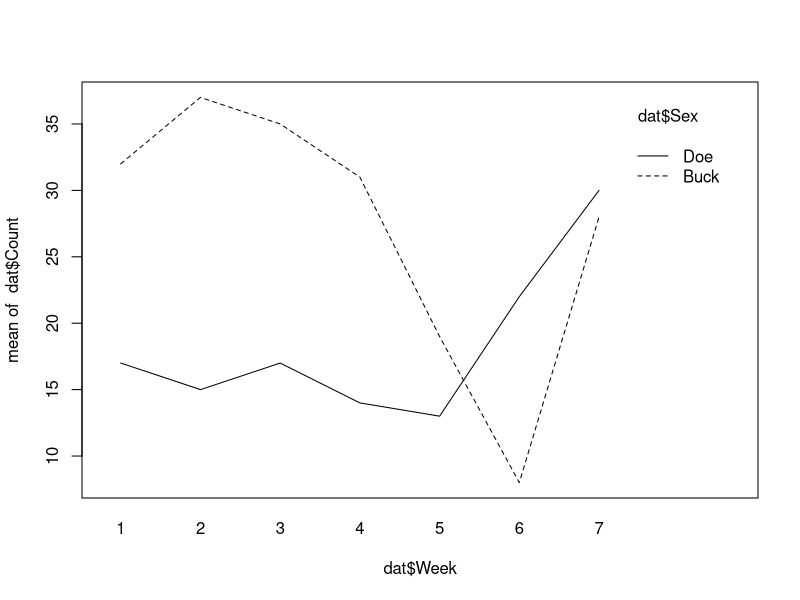

Recreate this plot in R. (Note: this script raises an error after producing the figure.)
## ---- chunk 1
knitr::opts_chunk$set(echo = TRUE)
## ---- chunk 2

Week <- c(1:7,1:7)
Count <- c(32,37,35,31,19,8,28,17,15,17,14,13,22,30)
Sex <- c(rep("Buck",7),rep("Doe",7))

dat <- data.frame(Week, Count, Sex)




## ---- chunk 3
interaction.plot(dat$Week, dat$Count, trace.factor = dat$Sex)


## ---- chunk 4


plot.multiple.lines <- function(y.var, x.var, group.column, data){
  levs <- levels(data[[group.column]])
  
  n.levs <- length(levs)
  
  i.1 <- which(data[group.column] == levs[1])
  plot(data[i.1,y.var] ~ data[i.1,x.var], type = "b")
  
  for(i in 2:length(levs)){
    i.x <- which(data[group.column] == levs[i])
    points(data[i.x,y.var] ~ data[i.x,x.var], type = "b", col = i)
  }
}



## ---- chunk 5
plot.multiple.lines(y.var = "Count", x.var = "Week", group.column = "Sex", data = dat)


